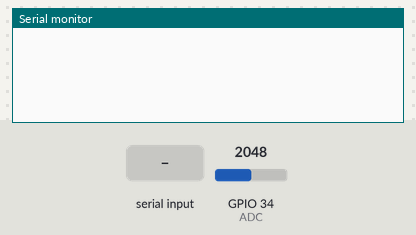
Bench run of a sketch on a simulated ESP32. Shown: the last lines printed to the serial monitor. Inputs (shaded band) come from the test bench; at power-on: GPIO 34 (ADC) = 2048.

Above: at 2.2 s.
2.3 s: "b" received over Serial
At 3.0 s:
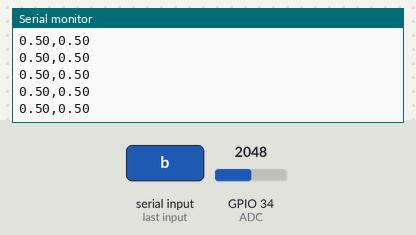
3.8 s: GPIO 34 (ADC) set to 2866
At 4.3 s:
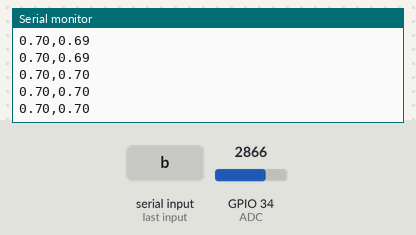
5.3 s: GPIO 34 (ADC) set to 3603
At 5.8 s:
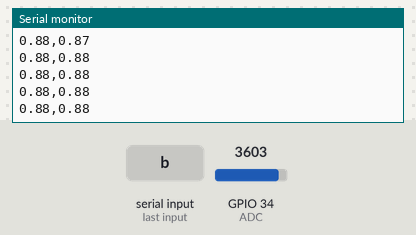
Timing chart, 0 to 8.3 s (numbered marks = the images above; inputs shaded):
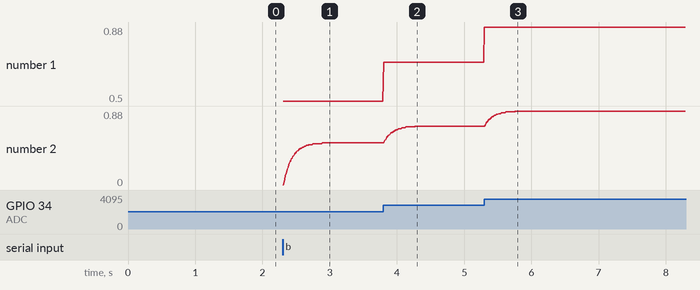

Measured:
- after the input at 2.3 s, the serial monitor: prints a new line at once (image 1)
- after the input at 3.8 s, the serial monitor: prints a new line at once (image 2)
- after the input at 5.3 s, the serial monitor: prints a new line at once (image 3)
- plotted number 1: 0.5 → 0.7 after the input at 3.8 s, 0.7 → 0.88 after the input at 5.3 s
- plotted number 2: 0.5 → 0.7 after the input at 3.8 s, 0.7 → 0.88 after the input at 5.3 s

The sketch:

Lab04_Sistema_1erOrden.ino
```cpp
#define ADC 34
hw_timer_t * timer = NULL; //Objeto disponible para configurar timer    * Puntero
int timer_flag = 0; //Bandera Timer
float u_n = 0,u_n1 = 0,y_n = 0,y_n1 = 0;
/*Constantes y varialbes de filtro*/
float a = 0.07688, b = -0.9231;
void IRAM_ATTR timer_ISR() //Rutina de Interrupción cada 10 ms
{
  timer_flag = 1;
}

void setup()
{
  Serial.begin(115200);
  delay(1000);
}
void loop()
{
  if(timer_flag == 1)
  {
    u_n = (analogRead(ADC)/4095.0);  //ADC 12 bits -> 4095 resolución de 0 a 3.3V
    // y[n] = a*u[n-1] - b*y[n-1]
    y_n = a*u_n1 - b*y_n1;
    u_n1 = u_n;
    y_n1 = y_n;

    Serial.print(u_n);
    Serial.print(',');
    Serial.println(y_n);

    timer_flag = 0;
  }
}

char inChar;

void serialEvent()
{
  while (Serial.available())
  {
    inChar = Serial.read();
    if(inChar == 'b')  //begin
    {
      timer =timerBegin(1000000); //Frecuencia del timer 1 Mhz ciclos por seg (ciclo de trabajo ->1us), límite el oscilador del ESP 32
      timerAttachInterrupt(timer, &timer_ISR); //Enlace Funcion ISR con objeto Timer
      timerAlarm(timer, 10000, true,0); // 10 ms (objeto,Ts(us->1e-6),autoreload, ) Interrupción cada 10000 ciclos de trabajo
    }
    else if(inChar == 'e') //end
    {
      timerStop(timer);
      timerDetachInterrupt(timer);
      timerEnd(timer);
      u_n = 0,u_n1 = 0,y_n = 0,y_n1 = 0;
    }
  }
}
```
